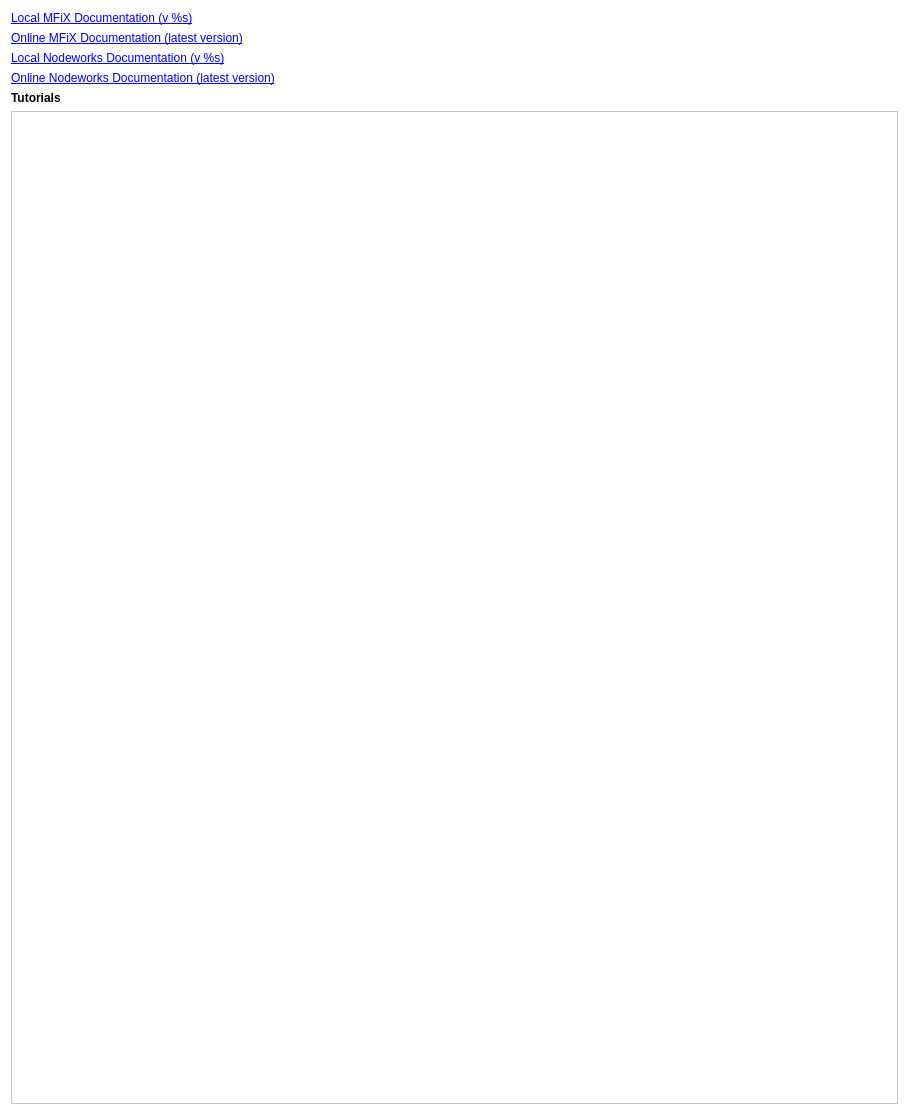
<?xml version="1.0" encoding="UTF-8"?>
<ui version="4.0">
 <class>help</class>
 <widget class="QWidget" name="help">
  <property name="geometry">
   <rect>
    <x>0</x>
    <y>0</y>
    <width>909</width>
    <height>1115</height>
   </rect>
  </property>
  <property name="windowTitle">
   <string>Form</string>
  </property>
  <property name="styleSheet">
   <string notr="true">background-color: white;</string>
  </property>
  <layout class="QGridLayout" name="gridLayout">
   <item row="0" column="0">
    <widget class="QLabel" name="mfix_local_label">
     <property name="text">
      <string>&lt;a href=&quot;%s&quot;&gt;Local MFiX Documentation (v %s)&lt;/a&gt;</string>
     </property>
     <property name="wordWrap">
      <bool>true</bool>
     </property>
     <property name="openExternalLinks">
      <bool>true</bool>
     </property>
    </widget>
   </item>
   <item row="1" column="0">
    <widget class="QLabel" name="mfix_online_label">
     <property name="text">
      <string>&lt;a href=&quot;https://mfix.netl.doe.gov/doc/mfix/latest&quot;&gt;Online MFiX Documentation (latest version)&lt;/a&gt;</string>
     </property>
     <property name="wordWrap">
      <bool>true</bool>
     </property>
     <property name="openExternalLinks">
      <bool>true</bool>
     </property>
    </widget>
   </item>
   <item row="2" column="0">
    <widget class="QLabel" name="nodeworks_local_label">
     <property name="text">
      <string>&lt;a href=&quot;%s&quot;&gt;Local Nodeworks Documentation (v %s)&lt;/a&gt;</string>
     </property>
     <property name="wordWrap">
      <bool>true</bool>
     </property>
     <property name="openExternalLinks">
      <bool>true</bool>
     </property>
    </widget>
   </item>
   <item row="3" column="0">
    <widget class="QLabel" name="nodeworks_online_label">
     <property name="text">
      <string>&lt;a href=&quot;https://mfix.netl.doe.gov/doc/nodeworks/latest&quot;&gt;Online Nodeworks Documentation (latest version)&lt;/a&gt;</string>
     </property>
     <property name="wordWrap">
      <bool>true</bool>
     </property>
     <property name="openExternalLinks">
      <bool>true</bool>
     </property>
    </widget>
   </item>
   <item row="4" column="0">
    <widget class="QLabel" name="label">
     <property name="styleSheet">
      <string notr="true">QWidget#help{background-color: white;}</string>
     </property>
     <property name="text">
      <string>&lt;b&gt;Tutorials&lt;/b&gt;</string>
     </property>
    </widget>
   </item>
   <item row="5" column="0">
    <widget class="QListWidget" name="tutorial_listwidget">
     <property name="iconSize">
      <size>
       <width>128</width>
       <height>128</height>
      </size>
     </property>
     <property name="resizeMode">
      <enum>QListView::Adjust</enum>
     </property>
     <property name="uniformItemSizes">
      <bool>true</bool>
     </property>
    </widget>
   </item>
  </layout>
 </widget>
 <resources/>
 <connections/>
</ui>
